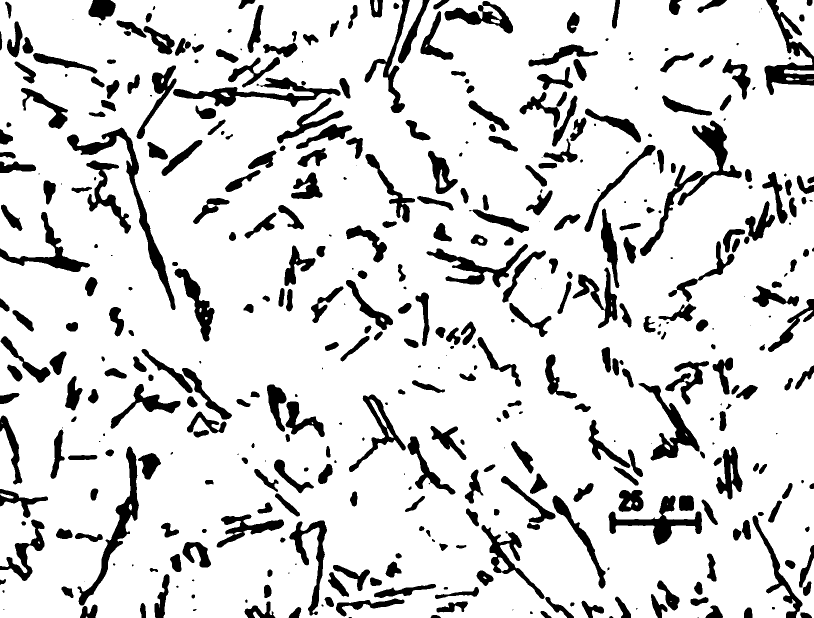
#> input picture tests/sample.png, 1628 x 1236 px (shown at 1/2 size)
$ python impf.py
#> lines starting #> are read from the running program, lines starting #| are printed output that depends on the picture; after the words box and inside, x2 and y2 are one past the last pixel; in counts of white or black regions, pixels touching at a corner belong together
import MPImfp
import cv2
import numpy as np
import matplotlib.pyplot as plt

img = cv2.imread('sample.png', 0)
#> img: shape (1236, 1628); 84.7% white; 457 black regions (71 under 20 px), largest, box (x1, y1, x2, y2) and area: (134, 255, 351, 620) 7467, (346, 155, 681, 214) 6127, (1529, 0, 1628, 190) 6076
size = 1000
barrier = 0
freq_single = np.zeros(size, dtype=np.uint32)
freq_double = np.zeros(size, dtype=np.uint32)
dpix = 1.0
nsample = 1000000
seed = 12345
# single mode
MPImfp.measure(img, barrier, freq_single, dpix, nsample, seed, 0)
#> (this line was passed over: MPImfp is not available in this run)
ave_single = np.sum(np.arange(size)*np.array(freq_single, dtype=np.float64)/np.sum(freq_single))
print('Average Single :', ave_single)
# double mode
MPImfp.measure(img, barrier, freq_double, dpix, nsample, seed, 1)
#> (this line was passed over: MPImfp is not available in this run)
ave_double = np.sum(np.arange(size)*np.array(freq_double, dtype=np.float64)/np.sum(freq_double))
print('Average Double :', ave_double)
# plot
plt.plot(np.arange(size), freq_single)
plt.plot(np.arange(size), freq_double)
plt.xlabel('Pixel'), plt.ylabel('Frequency')
plt.show()
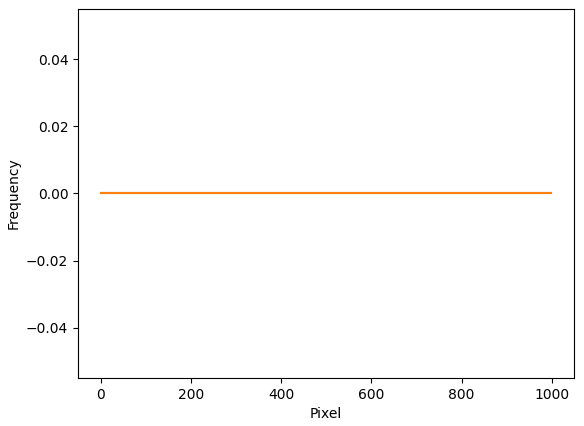
#> figure drawn by matplotlib, 1 panel
